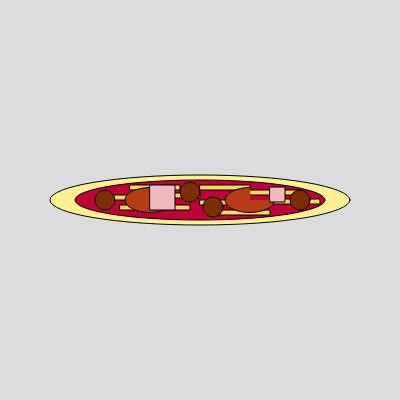
Frame 1 (no input)
Frame 60 (no input): identical to frame 1, image omitted
Frame 120 (the mouse pressed at the canvas centre since frame 60): identical to frame 1, image omitted

The p5.js sketch that drew this single still picture (run headless with seeded random() and noise() and a simulated clock; from frame 60 on, the mouse is pressed at the canvas centre):

// p5.js sketch
// ── sketch.js
function setup() {
  createCanvas(400, 400);
}

                     // pizza!! 

function draw() {background(220)

                 // base 
  
              fill(255, 240, 145);
                 ellipse(200, 200, 300, 50)

                 // sauce 

               fill(190, 2, 56);      
  ellipse(200, 200, 250, 40)

                 // cheese

 fill(238, 217, 103); 
  rect(200, 185, 50, 5);

                fill(238, 217, 103); 
  rect(150, 193, 50, 5); 

                                 fill(238, 217, 103); 
  rect(100, 195, 50, 5); 

                   fill(238, 217, 103); 
  rect(270, 199, 50, 5); 

                 fill(238, 217, 103); 
  rect(250, 190, 50, 5); 

                 fill(238, 217, 103); 
  rect(200, 200, 50, 5); 

                 fill(238, 217, 103); 
  rect(140, 205, 50, 5);

                 fill(238, 217, 103); 
  rect(220, 210, 50, 5);

                 fill(238, 217, 103); 
  rect(120, 205, 50, 5);

                 fill(238, 217, 103); 
  rect(130, 185, 50, 5);
                 
                    // pepperoni 
                 
                     fill(183, 60, 22);
                 arc(150, 200, 50, 25, 0, PI + HALF_PI)

                 // ham 
               
                  fill(238, 186, 191);
                 square(150, 185, 25)

  // pepperoni 
                 
                   fill(183, 60, 22);
                 arc(250, 200, 50, 25, 0, PI + HALF_PI)

                   // ham 

 fill(238, 186, 191);
                 square(270, 187, 15)

                 // meatballs 

                  fill(125, 46, 0);
                 circle(105, 200, 20);

                  fill(125, 46, 0);
                 circle(190, 192, 20);

                 fill(125, 46, 0);
                 circle(213, 207, 20);

                  fill(125, 46, 0);
                 circle(300, 200, 20);


                 
                
              
}
